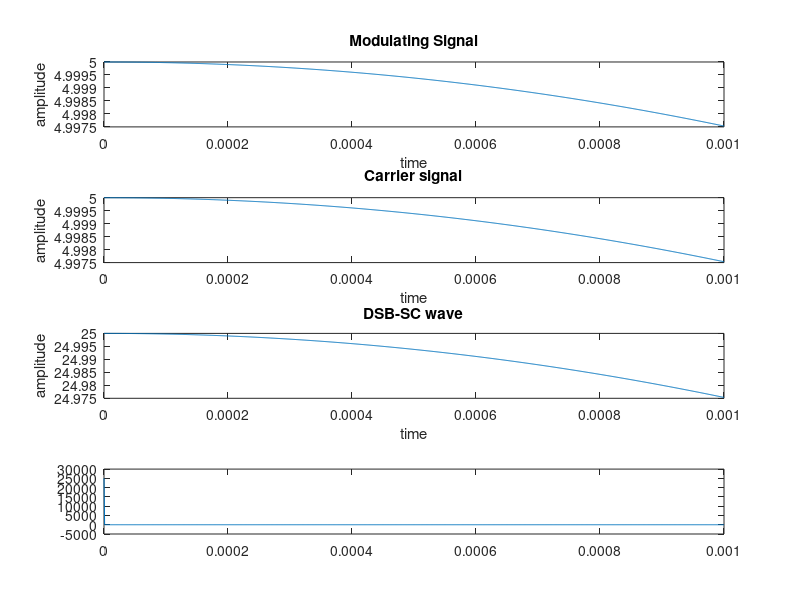

Reproduce this figure in MATLAB.
clc;
close all;
Am=input('Enter message signal amplitude: ');
Ac=input('Enter carrier signal amplitude: ');
Fm=input('Enter message signal frequency: ');
Fc=input('Enter carrier signal frequency: ');
t = 0:0.000001:0.001;
%modulating signal
mt=Am*cos(2*pi*Fm*t);
%carrier signal
ct=Ac*cos(2*pi*Fc*t);
%DSB-SC signal
s=mt.*ct;
subplot(4,1,1);
plot(t,mt) ;
title('Modulating Signal') ;
ylabel('amplitude')
xlabel('time')
subplot(4,1,2);
plot(t,ct) ;
title('Carrier signal');
ylabel('amplitude')
xlabel('time')
subplot(4,1,3);
plot(t,s);
title('DSB-SC wave') ;
ylabel('amplitude')
xlabel('time')
y1=fft(s);
subplot(4,1,4)
plot(t,y1);
